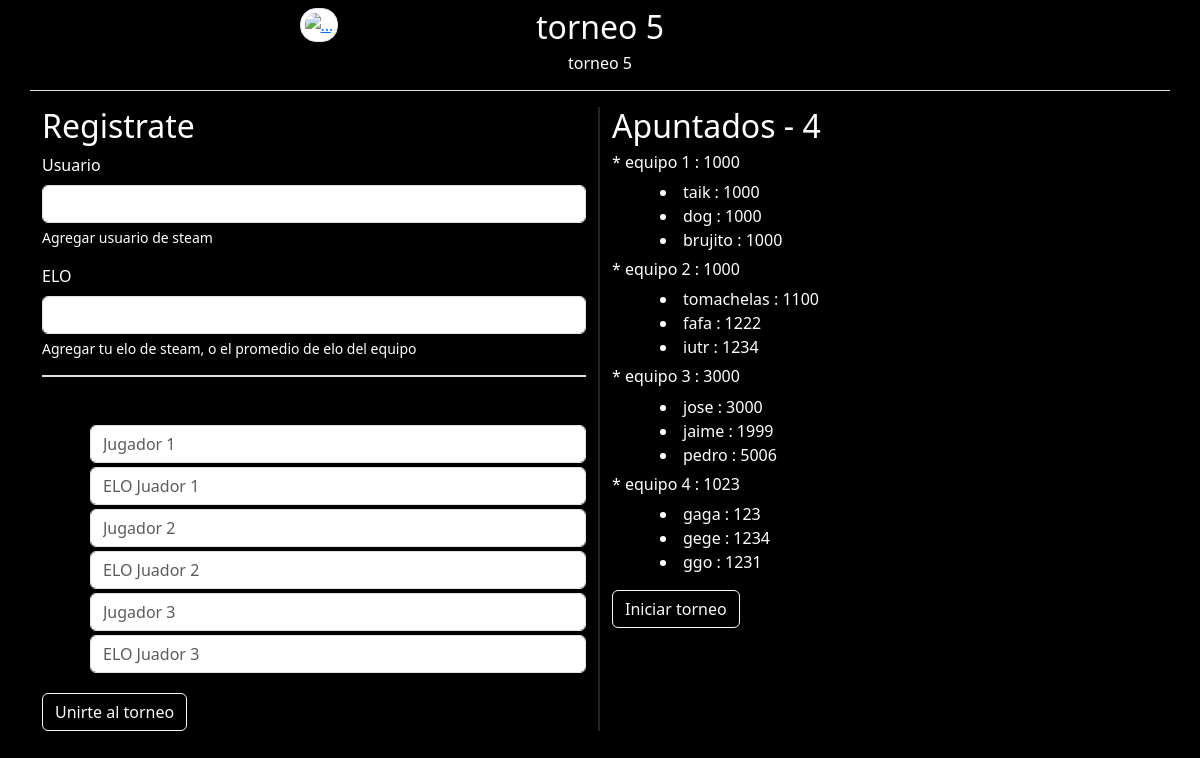
Screenshot of /join_tournament/5 (signed in) with the database file from the repository.
### team/models.py (models this page shows)
class Tournament(models.Model):
    name = models.CharField(max_length=140)
    description = models.TextField(default='Torneo Sacro Imperio Manco')
    points_wins = models.IntegerField(default=1)
    status = models.ForeignKey(TournamentStatus, on_delete=models.DO_NOTHING)
    number_teams = models.IntegerField(default=0)
    active = models.BooleanField(default=True)

class TournamentGamer(models.Model):
    name = models.CharField(max_length=140)
    elo = models.IntegerField(default=1000)
    tournament = models.ForeignKey(Tournament, on_delete=models.DO_NOTHING)
    gamer_1 = models.CharField(max_length=140, default='')
    gamer_1_elo = models.IntegerField(default=1000)
    gamer_2 = models.CharField(max_length=140, default='')
    gamer_2_elo = models.IntegerField(default=1000)
    gamer_3 = models.CharField(max_length=140, default='')
    gamer_3_elo = models.IntegerField(default=1000)
    gamer_4 = models.CharField(max_length=140, default='')
    gamer_4_elo = models.IntegerField(default=1000)
    active = models.BooleanField(default=True)

### team/views.py (the view)
def join_tournament(request, pk):
    context = dict()
    if request.method == "POST":
        name = request.POST.get('username', False)
        elo = request.POST.get('elo', False)
        gamer_1 = request.POST.get('gamer_1', False)
        gamer_1_elo = request.POST.get('gamer_1_elo', False)
        gamer_2 = request.POST.get('gamer_2', False)
        gamer_2_elo = request.POST.get('gamer_2_elo', False)
        gamer_3 = request.POST.get('gamer_3', False)
        gamer_3_elo = request.POST.get('gamer_3_elo', False)
        gamer_4 = request.POST.get('gamer_4', False)
        gamer_4_elo = request.POST.get('gamer_4_elo', False)
        tournament = Tournament.objects.get(id=pk)
        TournamentGamer.objects.create(name=name, elo=elo, tournament=tournament, gamer_1=gamer_1,
                                       gamer_1_elo=gamer_1_elo, gamer_2=gamer_2, gamer_2_elo=gamer_2_elo,
                                       gamer_3=gamer_3, gamer_3_elo=gamer_3_elo, gamer_4=gamer_4,
                                       gamer_4_elo=gamer_4_elo)
        reverse_url = "../team/view_tournament"
        return HttpResponseRedirect(reverse_url)
    else:
        tournament_gamers = TournamentGamer.objects.values().filter(tournament=pk)
        tournament_data = Tournament.objects.values().filter(id=pk)[:1]
        context['tournament'] = tournament_data[0]
        is_teams_list = list(range(tournament_data[0]['number_teams'] + 1))
        is_teams_list.pop(0)
        context['is_teams'] = is_teams_list
        context['tournament_gamers'] = tournament_gamers
        context['gamers_joined'] = len(tournament_gamers)
        context['id_tournament'] = pk
        return render(request, 'join_tournament.html', context)

### templates/join_tournament.html (shortened to what this page needs)
<!doctype html>
<html lang="en">
<head>
    <link href="https://cdn.jsdelivr.net/npm/bootstrap@5.3.0-alpha3/dist/css/bootstrap.min.css" rel="stylesheet">
</head>
<body class="bg-black text-white">
    <div class="container">
        <div class="row text-center p-2 border-bottom">
            <div class="col-2 offset-2 ">
                <a href="{% url 'team:view_tournament'%}"><img src="https://cdn.discordapp.com/attachments/1061685560835571772/1095791422751391945/273029c8-e33c-4f49-93e6-2f70f7ef6f2d.jpg" class="img-thumbnail rounded-4" alt="..." style="height: 80px;" ></a>
            </div>
            <div class="col-4 text-center">
                <h2>{{tournament.name}}</h2>
                <h6>{{ tournament.description }}</h6>
            </div>
        </div>
        <div class="row my-3">
            <div class="col-12 col-lg-6 border-end border-2 border-dark">
                <h2>Registrate</h2>
                <form method="POST" class="mt-2">
                    <div class="mb-3">
                        <label for="username" class="form-label">Usuario</label>
                        <input type="input" class="form-control" id="username" name="username" aria-describedby="usernameHelp">
                        <div id="usernameHelp" class="form-text text-white">Agregar usuario de steam</div>
                    </div>
                    <div class="mb-5 pb-3 border-bottom border-2">
                        <label for="elo" class="form-label">ELO</label>
                        <input type="input" class="form-control" id="elo" name="elo" aria-describedby="eloHelp">
                        <div id="eloHelp" class="form-text text-white">Agregar tu elo de steam, o el promedio de elo del equipo</div>
                    </div>
                    {% for data in is_teams %}
                        <div class="ps-5 my-1">
                            <input type="input" class="form-control" id="gamer_{{data}}" name="gamer_{{data}}" aria-describedby="gamer_{{data}}Help" placeholder="Jugador {{ data }}" >
                        </div>
                        <div class="ps-5 my-1">
                            <input type="input" class="form-control" id="gamer_{{data}}_elo" name="gamer_{{data}}_elo" aria-describedby="gamer_{{data}}_eloHelp" placeholder="ELO Juador {{ data }}">
                        </div>
                    {% endfor %}
                    <button type="submit" class="btn btn-outline-light mt-3">Unirte al torneo</button>
                </form>
            </div>
            <div class="col-12 col-lg-6 ">
                <h2>Apuntados - {{ gamers_joined }}</h2>
                {% for data in tournament_gamers %}
                    <h6 class="my-2"> * {{ data.name }} : {{ data.elo }}</h6>
                        {% if data.gamer_1 != 'False' %}
                            <li class="ms-5">{{ data.gamer_1 }} : {{ data.gamer_1_elo }}</li>
                        {% endif %}
                        {% if data.gamer_2 != 'False' %}
                            <li class="ms-5">{{ data.gamer_2 }} : {{ data.gamer_2_elo }}</li>
                        {% endif %}
                        {% if data.gamer_3 != 'False' %}
                            <li class="ms-5">{{ data.gamer_3 }} : {{ data.gamer_3_elo }}</li>
                        {% endif %}
                {% endfor %}
                {% if 'IniciarTorneo' ==  request.user.groups.all.0.name %}
                    <a href="{% url 'team:create_tournament_journey' id_tournament%}" type="button" class="btn btn-outline-light mt-3">Iniciar torneo</a>
                {% endif %}
            </div>
        </div>
    </div>
</body>
</html>

### rows the page displays
Tournament: name "torneo 5", description "torneo 5"
TournamentGamer: name "equipo 1", elo "1000", gamer_1 "taik", gamer_1_elo "1000", gamer_2 "dog", gamer_2_elo "1000", gamer_3 "brujito", gamer_3_elo "1000"
TournamentGamer: name "equipo 2", elo "1000", gamer_1 "tomachelas", gamer_1_elo "1100", gamer_2 "fafa", gamer_2_elo "1222", gamer_3 "iutr", gamer_3_elo "1234"
TournamentGamer: name "equipo 3", elo "3000", gamer_1 "jose", gamer_1_elo "3000", gamer_2 "jaime", gamer_2_elo "1999", gamer_3 "pedro", gamer_3_elo "5006"
TournamentGamer: name "equipo 4", elo "1023", gamer_1 "gaga", gamer_1_elo "123", gamer_2 "gege", gamer_2_elo "1234", gamer_3 "ggo", gamer_3_elo "1231"

### other values shown
{{ gamers_joined }} "4"
